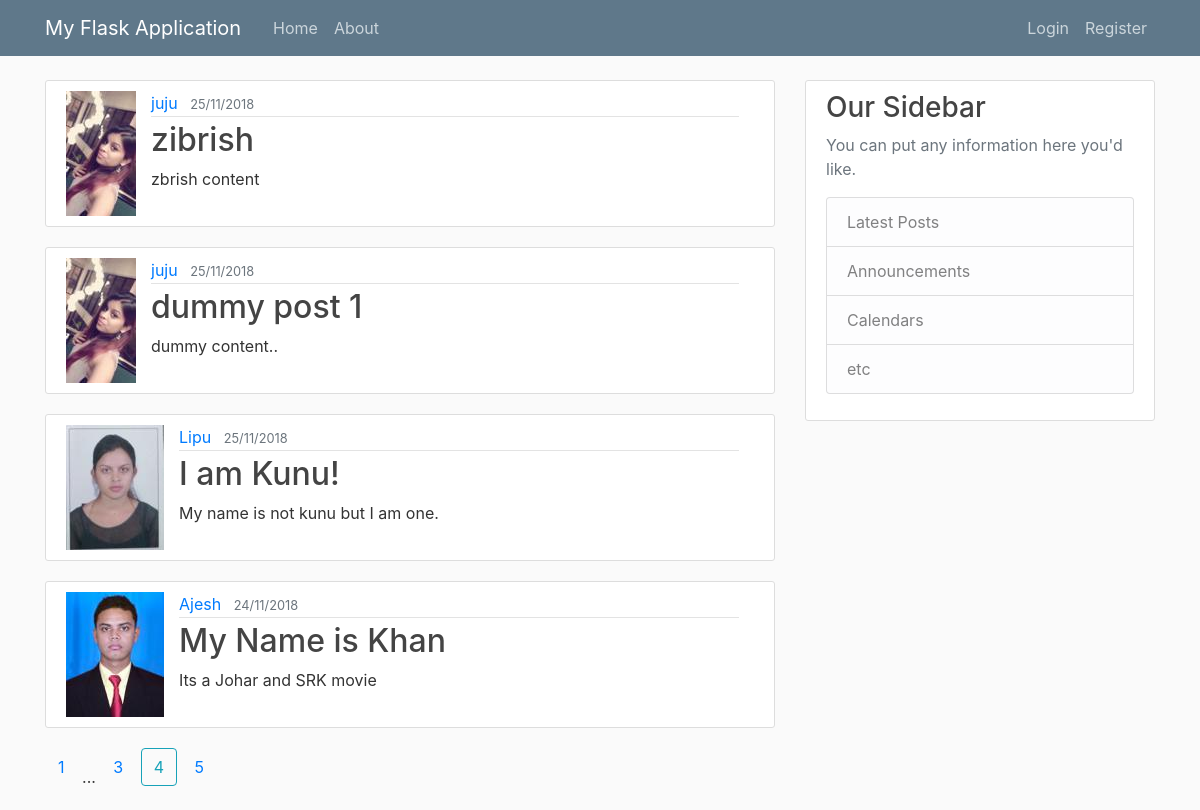
/home?page=4, run on the app's committed database.
### myFlaskApplication/models.py (models this page shows, shortened)
class Post(db.Model):
    id = db.Column(db.Integer, primary_key=True)
    title = db.Column(db.String(100), nullable=False, )
    date_posted = db.Column(db.DateTime, nullable=False, default=datetime.utcnow)
    content = db.Column(db.Text, nullable=False)
    user_id = db.Column(db.Integer, db.ForeignKey('user.id'), nullable=False)

class User(db.Model, UserMixin):
    id = db.Column(db.Integer, primary_key=True)
    username = db.Column(db.String(20), unique=True, nullable=False)
    email = db.Column(db.String(20), unique=True, nullable=False)
    image_file = db.Column(db.String(20), nullable=False, default='default.jpg')
    password = db.Column(db.String(60), nullable=False)
    posts = db.relationship('Post', backref='author', lazy=True)

### myFlaskApplication/routes.py (the view)
@myFlaskApp.route("/")
@myFlaskApp.route("/home")
def home():
    page = request.args.get('page', 1, type=int)
    posts = Post.query.order_by(Post.date_posted.desc()).paginate(page=page, per_page=4)
    return render_template('home.html', posts=posts, title='Home Page!')

### myFlaskApplication/templates/home.html
{% extends "layout.html" %}
{% block content %}
    {% for post in posts.items %}
        <article class="media content-section">
          <div class="media-left media-top">
              <img class="media-object" src="{{ url_for('static', filename='profile_pics/' + post.author.image_file) }}">
          </div>
          <div class="media-body container">
            <div class="article-metadata">
              <a class="mr-2" href="{{ url_for('user_posts', username=post.author.username) }}">{{ post.author.username }}</a>
              <small class="text-muted">{{ post.date_posted.strftime('%d/%m/%Y') }}</small>
            </div>
            <h2><a class="article-title" href="{{ url_for('post', post_id=post.id) }}">{{ post.title }}</a></h2>
            <p class="article-content">{{ post.content }}</p>
          </div>
        </article>
    {% endfor %}
    {% for page_num in posts.iter_pages(left_edge=1, right_edge=1, left_current=1, right_current=2) %}
        {% if page_num %}
            {% if posts.page == page_num %}
                <a class="btn btn-outline-info mb-4" href="{{ url_for('home', page=page_num) }}">{{ page_num }}</a>
            {% else %}
                <a class="btn mb-4" href="{{ url_for('home', page=page_num) }}">{{ page_num }}</a>
            {% endif %}
        {% else %}
            ...
        {% endif %}
    {% endfor %}
{% endblock content %}

### myFlaskApplication/static/main.css (style rules this page uses)
body { background: #fafafa; color: #333333; margin-top: 5rem; }
h1, h2, h3, h4, h5, h6 { color: #444444; }
.content-section { background: #ffffff; padding: 10px 20px; border: 1px solid #dddddd; border-radius: 3px; margin-bottom: 20px; }
.article-title { color: #444444; }
.article-content { white-space: pre-line; }
.article-metadata { padding-bottom: 1px; margin-bottom: 4px; border-bottom: 1px solid #e3e3e3 }

### data on the page
Post: image_file (picture), author.username "juju", date_posted "25/11/2018", title "zibrish", content "zbrish content"
Post: image_file (picture), author.username "juju", date_posted "25/11/2018", title "dummy post 1", content "dummy content.."
Post: image_file (picture), author.username "Lipu", date_posted "25/11/2018", title "I am Kunu!", content "My name is not kunu but I am one."
Post: image_file (picture), author.username "Ajesh", date_posted "24/11/2018", title "My Name is Khan", content "Its a Johar and SRK movie"

### other printed values
{{ page_num }} "1" "3" "5"
{{ page_num }} "4"
